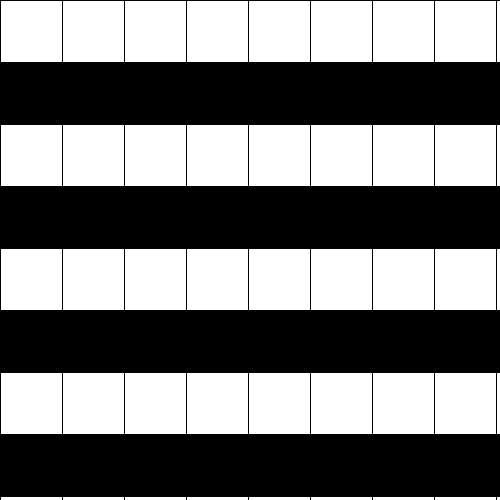
Frame 1 (no input)
Frame 60 (the mouse pressed at the canvas centre just before this capture): identical to frame 1, image omitted
Frame 120 (the mouse held since frame 60 and released just before this capture): identical to frame 1, image omitted

The Processing sketch that drew this single still picture (run headless with seeded random() and noise(); from frame 60 on, the mouse is pressed at the canvas centre):

// Processing sketch: nested_loops
// ── nested_loops.pde
int w;
boolean colorIs;
void setup() {
  w = width/8;
  size(500,500);
  colorIs = false;
}

void draw() {
  background(255);
  for (int row = 0; row < width; row += width/8) {  
    colorIs = !colorIs;
    for (int column = 0; column < height; column += height/8) {
      if (colorIs) {
        fill(255);
      } else {
        fill(0);
      }
      rect(row, column, w, w);
      colorIs = !colorIs;
    }
  }
}
